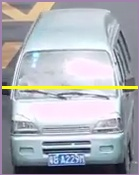
#> input picture vehicle_car_2.jpg, 139 x 175 px
$ python main.py
#> lines starting #> are read from the running program, lines starting #| are printed output that depends on the picture; after the words box and inside, x2 and y2 are one past the last pixel; in counts of white or black regions, pixels touching at a corner belong together
import cv2
from matplotlib import pyplot as plt
import numpy as np
import imutils
import easyocr

img = cv2.imread('vehicle_car_2.jpg')
#> img is the input picture: shape (175, 139, 3); mean B, G, R 181.1, 175.2, 172.3
gray = cv2.cvtColor(img, cv2.COLOR_BGR2GRAY)
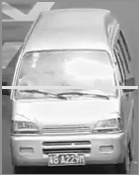
#> gray: shape (175, 139); min 7, max 255, mean 175
#cv2.imshow('original img',gray)

bfilter = cv2.bilateralFilter(gray, 11, 17, 17) #Noise reduction
edged = cv2.Canny(bfilter, 30, 200) #Edge detection
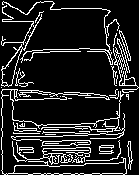
#> edged: shape (175, 139); 14.1% white in thin lines or dots
#cv2.imshow('Noise reduction img',edged)

keypoints = cv2.findContours(edged.copy(), cv2.RETR_TREE, cv2.CHAIN_APPROX_SIMPLE)
#> keypoints = 68 contours, 46 with area under 20; largest, box (x1, y1, x2, y2) and area: (1, 89, 127, 175) 1110, (13, 158, 127, 175) 1008, (1, 5, 42, 87) 366, (1, 46, 23, 87) 294, (113, 38, 139, 93) 240
contours = imutils.grab_contours(keypoints)
#> contours has the same summary as keypoints
contours = sorted(contours, key=cv2.contourArea, reverse=True)[:10]
#> contours = 10 contours; largest, box (x1, y1, x2, y2) and area: (1, 89, 127, 175) 1110, (13, 158, 127, 175) 1008, (1, 5, 42, 87) 366, (1, 46, 23, 87) 294, (113, 38, 139, 93) 240

location = None
for contour in contours:
    approx = cv2.approxPolyDP(contour, 10, True)
    if len(approx) == 4:
        location = approx
        break
#> this loop made 10 passes
#> approx on passes 2, 4, 6, 7, 8: [[126, 169], [13, 172], [124, 158]], [[21, 46], [8, 86], [1, 70]], [[41, 146], [90, 141]], [[42, 144], [90, 142]], [[119, 59], [121, 85]]

#print(location)

mask = np.zeros(gray.shape, np.uint8)
#> (the run stopped early here; a loop or call above may not have finished)

$ run again, with vehicle_car_3.jpg copied over vehicle_car_2.jpg
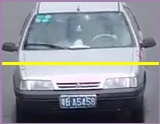
#> input picture vehicle_car_3.jpg, 160 x 124 px
#> img is the input picture: shape (124, 160, 3); mean B, G, R 149.7, 142.8, 139.3
#> `gray = cv2.cvtColor(img, cv2.COLOR_BGR2GRAY)`:
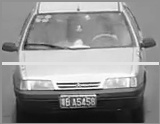
#> gray: shape (124, 160); min 2, max 255, mean 142.5
#> `edged = cv2.Canny(bfilter, 30, 200)`:
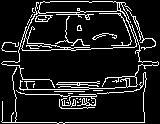
#> edged: shape (124, 160); 11.9% white in thin lines or dots
#> keypoints = 56 contours, 44 with area under 20; largest, box (x1, y1, x2, y2) and area: (1, 1, 159, 91) 4734, (25, 10, 137, 51) 3536, (38, 1, 118, 14) 808, (21, 37, 65, 51) 248, (35, 15, 53, 22) 80
#> `contours = imutils.grab_contours(keypoints)`: contours has the same summary as keypoints
#> `contours = sorted(contours, key=cv2.contourArea, reverse=True)[:10]`: contours = 10 contours; largest, box (x1, y1, x2, y2) and area: (1, 1, 159, 91) 4734, (25, 10, 137, 51) 3536, (38, 1, 118, 14) 808, (21, 37, 65, 51) 248, (35, 15, 53, 22) 80
#> the loop `for contour in contours:` made 10 passes
#> approx on passes 3, 4, 5, 6, 7, 8, 10: [[38, 11], [117, 3]], [[21, 48], [25, 37], [64, 48]], [[35, 21], [52, 15]], [[35, 20], [50, 16]], [[99, 81], [56, 84]], [[57, 83], [77, 83]], [[96, 95], [62, 105]]
